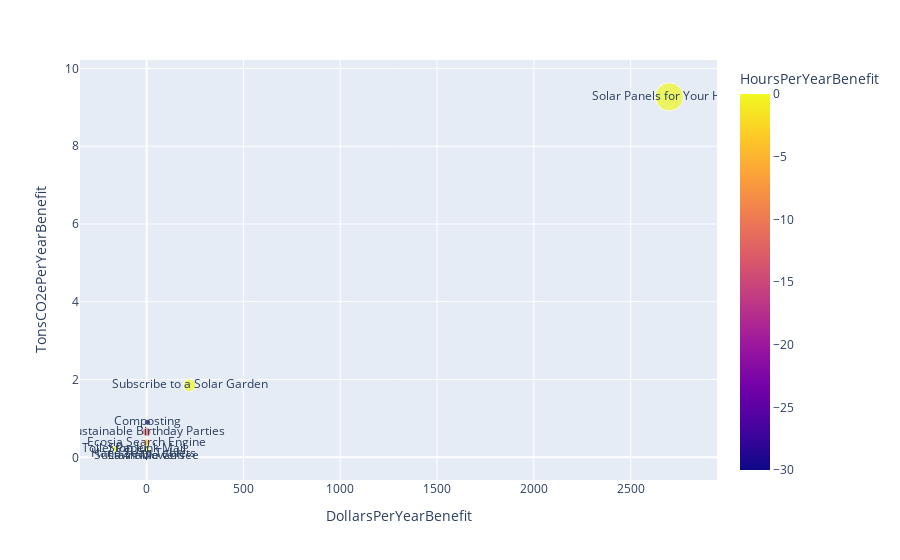
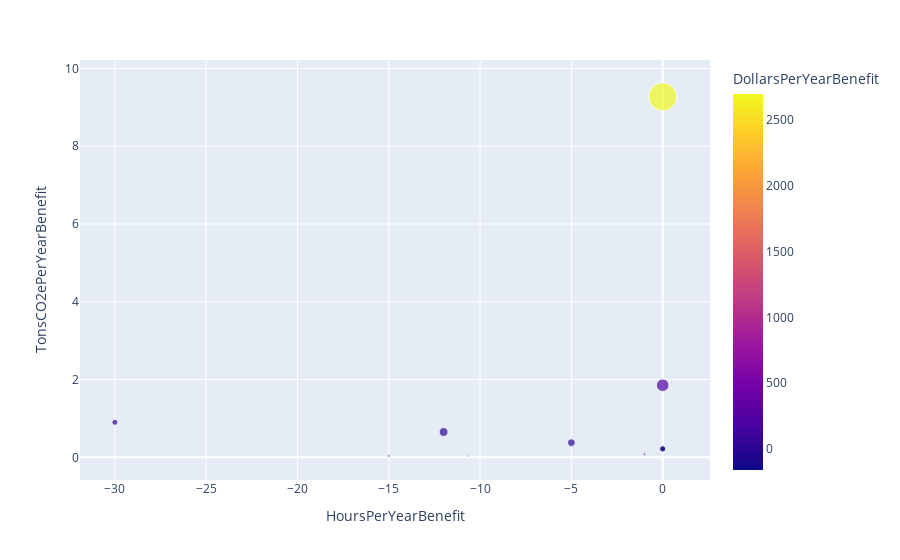

Here is the notebook cell these charts were saved with, in order:
### Markdown cell above
## Plots

### Code cell
plt1 = pe.scatter(data_frame=impact_df, x='DollarsPerYearBenefit', y='TonsCO2ePerYearBenefit', color='HoursPerYearBenefit', size='TonsCO2ePerYearBenefit.Range', text='name')
plt1.show()

plt2 = pe.scatter(data_frame=impact_df, x='HoursPerYearBenefit', y='TonsCO2ePerYearBenefit', color='DollarsPerYearBenefit',size='TonsCO2ePerYearBenefit.Range')
plt2.show()

### Figure 1 — Plotly figure (JSON) as saved in the notebook; plotly's stock layout.template omitted (floating-point values rounded to 4 significant figures)
{"data": [{"hovertemplate": "DollarsPerYearBenefit=%{x}<br>TonsCO2ePerYearBenefit=%{y}<br>TonsCO2ePerYearBenefit.Range=%{marker.size}<br>name=%{text}<br>HoursPerYearBenefit=%{marker.color}<extra></extra>", "legendgroup": "", "marker": {"color": [-12, -10.65, 0, -5, 0, -30, 0, 0, -15, -1], "coloraxis": "coloraxis", "size": [0.1956, 0.01031, 0.3892, 0.1512, 0.0865, 0.09009, 0.09414, 1.946, 0.01777, 0.0165], "sizemode": "area", "sizeref": 0.004865, "symbol": "circle"}, "mode": "markers+text", "name": "", "orientation": "v", "showlegend": false, "text": ["Sustainable Birthday Parties", "Sustainable Coffee", "Subscribe to a Solar Garden", "Ecosia Search Engine", "Stop Junk Mail", "Composting", "Toilet Paper", "Solar Panels for Your Home", "Lawn Mowers", "Hand Soap Tablets"], "type": "scatter", "x": [0, 0, 221.8, 0, 0, 5, -161.8, 2700, 0, -15], "xaxis": "x", "y": [0.6521, 0.03438, 1.854, 0.378, 0.2249, 0.9009, 0.2167, 9.27, 0.03555, 0.0825], "yaxis": "y"}], "layout": {"coloraxis": {"colorbar": {"title": {"text": "HoursPerYearBenefit"}}, "colorscale": [[0, "#0d0887"], [0.1111, "#46039f"], [0.2222, "#7201a8"], [0.3333, "#9c179e"], [0.4444, "#bd3786"], [0.5556, "#d8576b"], [0.6667, "#ed7953"], [0.7778, "#fb9f3a"], [0.8889, "#fdca26"], [1, "#f0f921"]]}, "legend": {"itemsizing": "constant", "tracegroupgap": 0}, "margin": {"t": 60}, "xaxis": {"anchor": "y", "domain": [0, 1], "title": {"text": "DollarsPerYearBenefit"}}, "yaxis": {"anchor": "x", "domain": [0, 1], "title": {"text": "TonsCO2ePerYearBenefit"}}}}

### Figure 2 — Plotly figure (JSON) as saved in the notebook; plotly's stock layout.template omitted (floating-point values rounded to 4 significant figures)
{"data": [{"hovertemplate": "HoursPerYearBenefit=%{x}<br>TonsCO2ePerYearBenefit=%{y}<br>TonsCO2ePerYearBenefit.Range=%{marker.size}<br>DollarsPerYearBenefit=%{marker.color}<extra></extra>", "legendgroup": "", "marker": {"color": [0, 0, 221.8, 0, 0, 5, -161.8, 2700, 0, -15], "coloraxis": "coloraxis", "size": [0.1956, 0.01031, 0.3892, 0.1512, 0.0865, 0.09009, 0.09414, 1.946, 0.01777, 0.0165], "sizemode": "area", "sizeref": 0.004865, "symbol": "circle"}, "mode": "markers", "name": "", "orientation": "v", "showlegend": false, "type": "scatter", "x": [-12, -10.65, 0, -5, 0, -30, 0, 0, -15, -1], "xaxis": "x", "y": [0.6521, 0.03438, 1.854, 0.378, 0.2249, 0.9009, 0.2167, 9.27, 0.03555, 0.0825], "yaxis": "y"}], "layout": {"coloraxis": {"colorbar": {"title": {"text": "DollarsPerYearBenefit"}}, "colorscale": [[0, "#0d0887"], [0.1111, "#46039f"], [0.2222, "#7201a8"], [0.3333, "#9c179e"], [0.4444, "#bd3786"], [0.5556, "#d8576b"], [0.6667, "#ed7953"], [0.7778, "#fb9f3a"], [0.8889, "#fdca26"], [1, "#f0f921"]]}, "legend": {"itemsizing": "constant", "tracegroupgap": 0}, "margin": {"t": 60}, "xaxis": {"anchor": "y", "domain": [0, 1], "title": {"text": "HoursPerYearBenefit"}}, "yaxis": {"anchor": "x", "domain": [0, 1], "title": {"text": "TonsCO2ePerYearBenefit"}}}}
